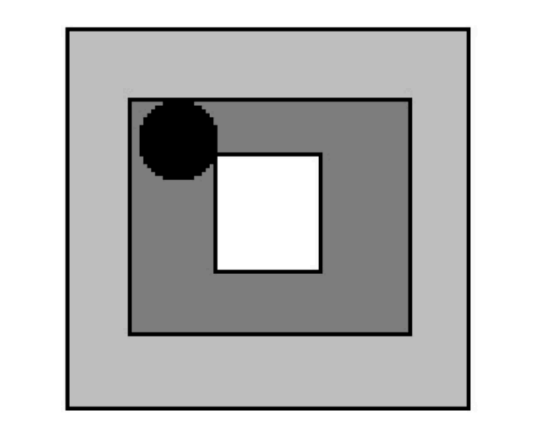
#> input picture aule_space.png, 551 x 424 px
$ python taskA.py aule_space.png
#> lines starting #> are read from the running program, lines starting #| are printed output that depends on the picture; after the words box and inside, x2 and y2 are one past the last pixel; in counts of white or black regions, pixels touching at a corner belong together
#> in main, image is the input picture: shape (424, 551, 3); min 0, max 255, mean 188.4
import matplotlib.pyplot as plt
import numpy as np
import cv2
import sys
import math

def detect_port_centre(image):
    height, width = image.shape[:2]
#> height = 424; width = 551
    image_center = (width // 2, height // 2)
#> image_center = (275, 212)

    gray = cv2.cvtColor(image, cv2.COLOR_BGR2GRAY)
    gray = np.uint8(gray)
    _, thresh = cv2.threshold(gray, 0.1, 255, cv2.THRESH_BINARY_INV)
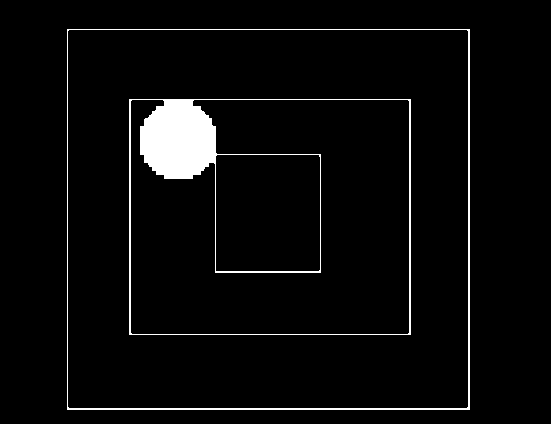
#> thresh: shape (424, 551); 4% white; 2 white regions, box (x1, y1, x2, y2) and area: (129, 99, 411, 335) 6920, (67, 29, 470, 410) 2347
    blurred = cv2.GaussianBlur(thresh, (9, 9), 5)
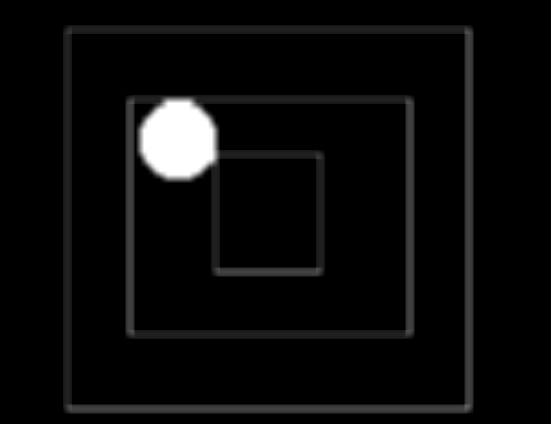
#> blurred: shape (424, 551); min 0, max 255, mean 10.1

    circles = cv2.HoughCircles(
        blurred,
        cv2.HOUGH_GRADIENT, dp=1.2, minDist=30,
        param1=200, param2=20, minRadius=5, maxRadius=50
    )
#> circles = [[178.2, 141, 38.48]]

    if circles is not None:
        circles = np.uint16(np.around(circles))
#> circles = [[178, 141, 38]]
        circle = circles[0, 0]
#> circle = [178, 141, 38]
        cx, cy, _ = circle
#> cx = 178; cy = 141

        relative_x = cx - image_center[0]
#> relative_x = -97
        relative_y = cy - image_center[1]
#> relative_y = -71

        return [relative_x, relative_y], (cx, cy)
    else:
        return None, None

import math

def calculate_angle(x, y):
    angle_radians = math.atan2(y, x)
    angle_degrees = math.degrees(angle_radians)

    if angle_degrees < 0:
        angle_degrees += 360

    return round(angle_degrees, 2)

def main(image_path):
    image = cv2.imread(image_path)
    if image is None:
        print(f"Error: Unable to read image from {image_path}")
        return

    rot_centre, rot_absolute = detect_port_centre(image)
#> rot_centre = [-97, -71]; rot_absolute = (178, 141)
    org_image = cv2.imread("aule_space.png")
    if org_image is None:
        print("Error: Unable to read original image")
        return

    org_centre, org_absolute = detect_port_centre(org_image)
#> org_centre = [-97, -71]; org_absolute = (178, 141)

    if rot_centre is not None and org_centre is not None:
        angle = calculate_angle(rot_centre[0],rot_centre[1])-calculate_angle(org_centre[0],org_centre[1])
#> in calculate_angle, `angle_radians = math.atan2(y, x)`: angle_radians = -2.51
#> in calculate_angle, `angle_degrees = math.degrees(angle_radians)`: angle_degrees = -143.8
#> in calculate_angle, `angle_degrees += 360`: angle_degrees = 216.2
#> angle = 0
        print(f"Rotated Image Centre (relative): {rot_centre}, Absolute: {rot_absolute}")
#| Rotated Image Centre (relative): [-97, -71], Absolute: (178, 141)
        print(f"Original Image Centre (relative): {org_centre}, Absolute: {org_absolute}")
#| Original Image Centre (relative): [-97, -71], Absolute: (178, 141)
        print(f"Angle rotated: {angle:.2f} degrees")
#| Angle rotated: 0.00 degrees
    else:
        print("Unable to calculate angle: One or both centres not detected")

if __name__ == "__main__":
    if len(sys.argv) != 2:
        print("Usage: python script.py <image_path>")
        sys.exit(1)

    image_path = sys.argv[1]
    main(image_path)

$ run again, with rotated_image.png copied over aule_space.png
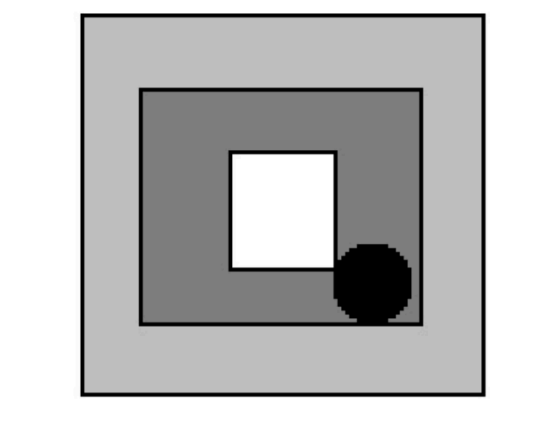
#> input picture rotated_image.png, 551 x 424 px
#> in main, image is the input picture: shape (424, 551, 3); min 0, max 255, mean 188.4
#> in detect_port_centre, `_, thresh = cv2.threshold(gray, 0.1, 255, cv2.THRESH_BINARY_INV)`:
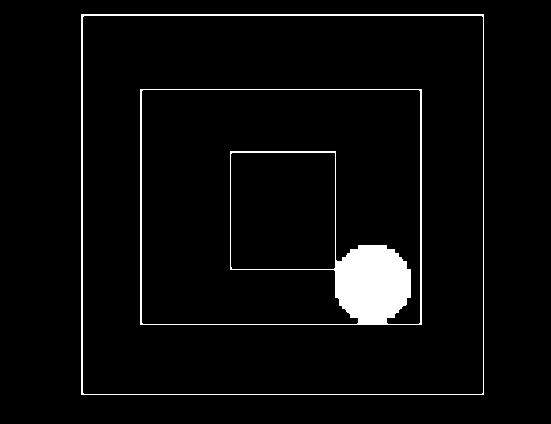
#> thresh: shape (424, 551); 4% white; 2 white regions, box (x1, y1, x2, y2) and area: (140, 89, 422, 325) 6920, (81, 14, 484, 395) 2347
#> in detect_port_centre, `blurred = cv2.GaussianBlur(thresh, (9, 9), 5)`:
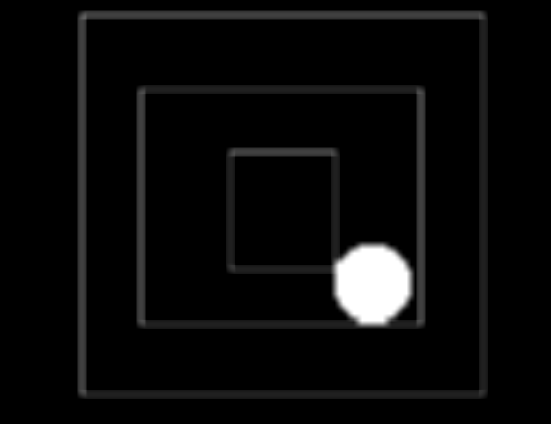
#> blurred: shape (424, 551); min 0, max 255, mean 10.1
#> in detect_port_centre, `circles = cv2.HoughCircles( blurred, cv2.HOUGH_GRADIENT, dp=1.2, minDi..`: circles = [[372.6, 282.6, 38.24]]
#> in detect_port_centre, `circles = np.uint16(np.around(circles))`: circles = [[373, 283, 38]]
#> circle = [373, 283, 38]
#> cx = 373; cy = 283
#> relative_x = 98
#> relative_y = 71
#> rot_centre = [98, 71]; rot_absolute = (373, 283)
#> org_centre = [98, 71]; org_absolute = (373, 283)
#> angle_radians = 0.627
#> angle_degrees = 35.92
#> angle = 0
#| Rotated Image Centre (relative): [98, 71], Absolute: (373, 283)
#| Original Image Centre (relative): [98, 71], Absolute: (373, 283)
#| Angle rotated: 0.00 degrees
